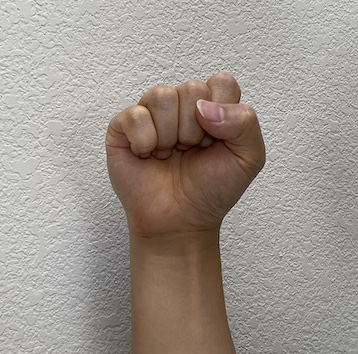
#> input picture services/cv/tests/fixtures/hand_closed.jpg, 358 x 354 px; its folder holds only this picture in this run
$ python -i eczema.py   (imports and definitions only)   (older library calls are emulated)
#> lines starting #> are read from the running program, lines starting #| are printed output that depends on the picture; after the words box and inside, x2 and y2 are one past the last pixel; in counts of white or black regions, pixels touching at a corner belong together
#> further down, picture is the input picture: shape (354, 358, 3); mean B, G, R 142.8, 150.2, 158.2
"""Atopic dermatitis photo module: visible redness and affected area within skin.

Erythema is measured as CIELAB a* relative to the participant's own unaffected skin in the
same photo (25th percentile of a* over the skin mask), which cancels much of the lighting and
skin-tone variation between captures. This is a transparent baseline, not a validated EASI score.

The same algorithm runs on-device in the browser (packages/cv/src/eczema.ts); parity is
checked against fixtures exported by tests/test_parity_export.py.
"""
from __future__ import annotations

from dataclasses import dataclass, field

import cv2
import numpy as np

from .. import quality as q
from ..models import QualityCheck
from ..registry import register
from .base import CVModule, MeasureResult, MeasurementSpec, TaskNotCompleted

AFFECTED_DELTA_A = 8.0  # a* units above reference skin counted as affected
DELTA_SENSITIVITY = 2.0  # ± threshold used to express area uncertainty
MIN_SKIN_PIXELS = 500
A_BIN_EDGES = (0.0, 4.0, 8.0, 12.0, 16.0)
FEATURE_NAMES = [
    "erythema_index",
    "affected_area_pct",
    "skin_coverage",
    "skin_l_mean",
    "skin_a_mean",
    "skin_b_mean",
    "skin_a_std",
    "a_ref",
    "a_p90_delta",
    "texture_laplacian_var",
    "a_bin_neg",
    "a_bin_0_4",
    "a_bin_4_8",
    "a_bin_8_12",
    "a_bin_12_16",
    "a_bin_16_plus",
]


# ---------- pure image math ----------


def skin_mask(bgr: np.ndarray) -> np.ndarray:
    """Broad YCrCb skin rule, with the Cr ceiling raised so inflamed (red) skin stays in the
    mask. Adroit-trained segmentation can replace this later."""
    smooth = cv2.GaussianBlur(bgr, (5, 5), 0)  # sensor noise otherwise speckles the mask
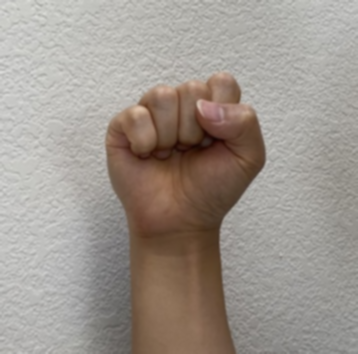
#> smooth: shape (354, 358, 3); mean B, G, R 142.8, 150.2, 158.2
    ycrcb = cv2.cvtColor(smooth, cv2.COLOR_BGR2YCrCb)
#> ycrcb: shape (354, 358, 3); mean of channels 0, 1, 2 151.8, 132.7, 122.9
    mask = cv2.inRange(ycrcb, (0, 133, 77), (255, 205, 135))
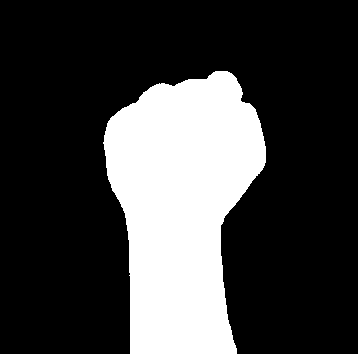
#> mask: shape (354, 358); 25.1% white; 1 white region, box (x1, y1, x2, y2) and area: (103, 71, 266, 354) 31833
    kernel = cv2.getStructuringElement(cv2.MORPH_ELLIPSE, (7, 7))
    mask = cv2.morphologyEx(mask, cv2.MORPH_OPEN, kernel)
#> mask: shape (354, 358); 25.1% white; 1 white region, box (x1, y1, x2, y2) and area: (104, 71, 266, 354) 31826
    mask = cv2.morphologyEx(mask, cv2.MORPH_CLOSE, kernel)
#> mask: shape (354, 358); 25.1% white; 1 white region, box (x1, y1, x2, y2) and area: (104, 71, 266, 354) 31835
    return mask > 0


# [51 lines left out: functions photo_features, redness_metrics, not called in this run]


# ---------- module ----------


@dataclass
class PreparedPhoto:
    bgr: np.ndarray
    gray: np.ndarray
    mask: np.ndarray
    cache: dict = field(default_factory=dict)


# [13 lines left out: functions load_photo, fit_max_side, not called in this run]


# [45 lines that did not run here, left out]

>>> import cv2
>>> picture = cv2.imread('../../tests/fixtures/hand_closed.jpg')
>>> result = skin_mask(picture)

$ run again, on services/cv/tests/fixtures/hand_open.jpg
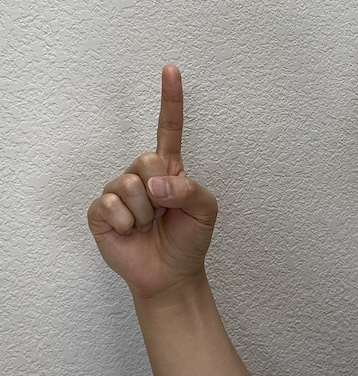
#> input picture services/cv/tests/fixtures/hand_open.jpg, 358 x 376 px
#> picture is the input picture: shape (376, 358, 3); mean B, G, R 143.1, 149.6, 155.8
#> ycrcb: shape (376, 358, 3); mean of channels 0, 1, 2 150.7, 131.7, 123.7
#> in skin_mask, `mask = cv2.inRange(ycrcb, (0, 133, 77), (255, 205, 135))`:
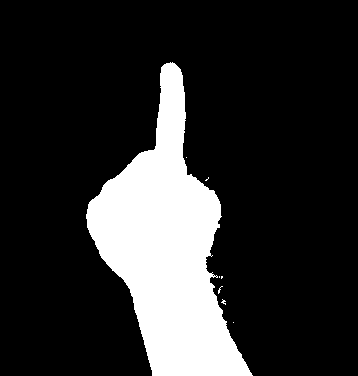
#> mask: shape (376, 358); 18% white; 8 white regions (7 under 20 px), largest, box (x1, y1, x2, y2) and area: (86, 62, 253, 376) 24124
#> in skin_mask, `mask = cv2.morphologyEx(mask, cv2.MORPH_CLOSE, kernel)`:
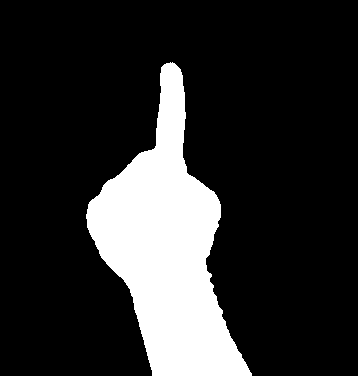
#> mask: shape (376, 358); 17.9% white; 1 white region, box (x1, y1, x2, y2) and area: (86, 62, 252, 376) 24087
